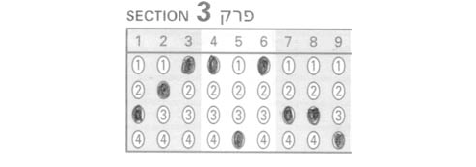
#> input picture data/example-sheet.png, 476 x 167 px
$ python -i app.py   (imports and definitions only)
#> lines starting #> are read from the running program, lines starting #| are printed output that depends on the picture; after the words box and inside, x2 and y2 are one past the last pixel; in counts of white or black regions, pixels touching at a corner belong together
#> further down, picture is the input picture: shape (167, 476, 3); mean B, G, R 243.6, 243.6, 243.6
import streamlit as st
import pandas as pd
import matplotlib.pyplot as plt
import seaborn as sns
import cv2
import numpy as np

def process_image(image):
    # Convert image to grayscale
    gray = cv2.cvtColor(image, cv2.COLOR_BGR2GRAY)

    # Apply thresholding
    _, thresh = cv2.threshold(gray, 150, 255, cv2.THRESH_BINARY_INV)
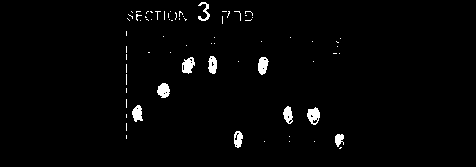
#> thresh: shape (167, 476); 1.9% white; 72 white regions (62 under 20 px)

    # Detect contours
    contours, _ = cv2.findContours(thresh, cv2.RETR_EXTERNAL, cv2.CHAIN_APPROX_SIMPLE)
#> contours = 72 contours, 62 with area under 20; largest, box (x1, y1, x2, y2) and area: (307, 107, 320, 125) 146, (182, 57, 195, 74) 132, (157, 83, 170, 98) 124, (258, 57, 269, 75) 123, (132, 105, 143, 122) 108

    # Process each contour to extract information
    data = []
    for contour in contours:
        x, y, w, h = cv2.boundingRect(contour)
        if w > 50 and h > 50:  # Assuming a minimum size for bubbles
            # Extract the region of interest (ROI)
            roi = thresh[y:y+h, x:x+w]
            # Analyze the ROI to determine if a bubble is filled
            filled = np.mean(roi) > 127  # Adjust this threshold based on your needs
            data.append((x, y, filled))
#> this loop made 72 passes
#> (x, y, w, h) on passes 2, 3, 4, 5, 7, 8, 11, 12, 13, 16, 19, 20: (314, 141, 1, 1), (289, 141, 1, 1), (264, 141, 1, 1), (289, 136, 1, 1), (335, 134, 9, 13), (234, 131, 9, 17), (307, 107, 13, 18), (283, 106, 10, 18), (132, 105, 11, 17), (157, 83, 13, 15), (313, 61, 1, 1), (238, 61, 1, 1)
#> (contour, x, y, w, h) on passes 1, 6, 9, 10, 14, 15: ([[340, 147], [339, 148], [340, 148], [341, 147]], 339, 147, 3, 2), ([[126, 135], [126, 138]], 126, 135, 1, 4), ([[126, 123], [126, 130]], 126, 123, 1, 8), ([[126, 114], [126, 117]], 126, 114, 1, 4), ([[126, 99], [126, 107]], 126, 99, 1, 9), ([[126, 88], [126, 92]], 126, 88, 1, 5)
#> after the loop, data = []

    # Sort data by x and y coordinates to match the answer sheet layout
    data.sort(key=lambda k: (k[1], k[0]))

    # Convert data to DataFrame
    student_data = pd.DataFrame(data, columns=['x', 'y', 'filled'])
#> student_data = table of 0 rows and 3 columns
    return student_data

# Title and subtitle of the app
# [87 lines not run here, left out]

>>> import cv2
>>> picture = cv2.imread('../data/example-sheet.png')
>>> result = process_image(picture)
#> result = table of 0 rows and 3 columns
